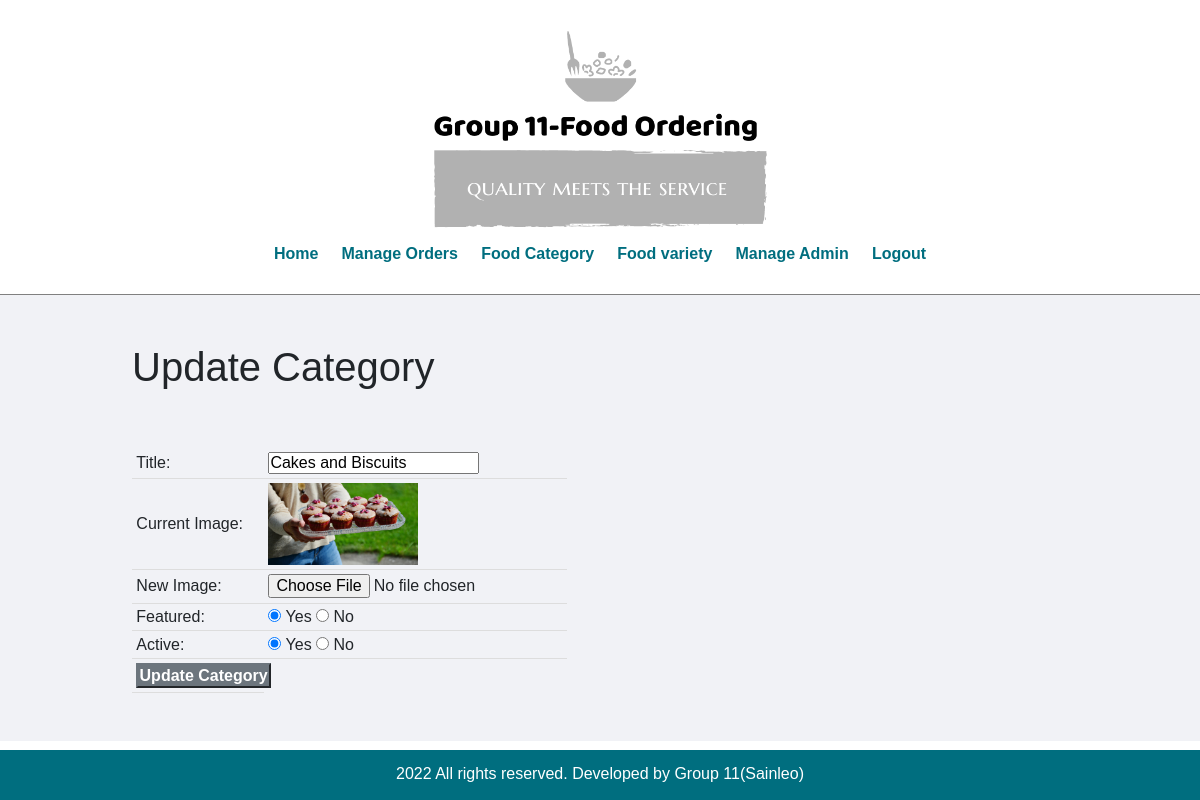
The page /admin/update-category.php?id=1 (signed in) on the database its author committed.
### tables this page shows
CREATE TABLE `food_categories` (
  `id` int UNSIGNED NOT NULL,
  `title` varchar(100) NOT NULL,
  `image_name` varchar(255) NOT NULL,
  `featured` varchar(10) NOT NULL,
  `active` varchar(10) NOT NULL
);

### admin/update-category.php (the view, shortened to what this page needs)
<?php include('includes/menu.php'); ?>
<div class="main-content">
    <div class="wrapper">
        <h1>Update Category</h1>
        <br><br>
        <?php
            if(isset($_GET['id']))
            {
                $id = $_GET['id'];
                $sql = "SELECT * FROM food_categories WHERE id=$id";
                $res = mysqli_query($conn, $sql);
                $count = mysqli_num_rows($res);
                if($count==1)
                {
                    $row = mysqli_fetch_assoc($res);
                    $title = $row['title'];
                    $current_image = $row['image_name'];
                    $featured = $row['featured'];
                    $active = $row['active'];
                }
                else
                {
                    $_SESSION['no-category-found'] = "<div class='error'>Category not Found.</div>";
                    header('location:'.BASEURL.'admin/manage-category.php');
                }
            }
            else
            {
                header('location:'.BASEURL.'admin/manage-category.php');
            }
        ?>
        <form action="" method="POST" enctype="multipart/form-data">
            <table class="tbl-30">
                <tr>
                    <td>Title: </td>
                    <td>
                        <input type="text" name="title" value="<?php echo $title; ?>">
                    </td>
                </tr>
                <tr>
                    <td>Current Image: </td>
                    <td>
                        <?php
                            if($current_image != "")
                            {
                                ?>
                                <img src="<?php echo BASEURL; ?>images/category/<?php echo $current_image; ?>" width="150px">
                                <?php
                            }
                            else
                            {
                                echo "<div class='error'>Image Not Added.</div>";
                            }
                        ?>
                    </td>
                </tr>
                <tr>
                    <td>New Image: </td>
                    <td>
                        <input type="file" name="image">
                    </td>
                </tr>
                <tr>
                    <td>Featured: </td>
                    <td>
                        <input <?php if($featured=="Yes"){echo "checked";} ?> type="radio" name="featured" value="Yes"> Yes
                        <input <?php if($featured=="No"){echo "checked";} ?> type="radio" name="featured" value="No"> No
                    </td>
                </tr>
                <tr>
                    <td>Active: </td>
                    <td>
                        <input <?php if($active=="Yes"){echo "checked";} ?> type="radio" name="active" value="Yes"> Yes
                        <input <?php if($active=="No"){echo "checked";} ?> type="radio" name="active" value="No"> No
                    </td>
                </tr>
                <tr>
                    <td>
                        <input type="submit" name="submit" value="Update Category" class="btn-secondary">
                    </td>
                </tr>
            </table>
        </form>
    </div>
</div>
<?php include('includes/footer.php'); ?>

### css/admin.css (style rules this page uses)
* { margin: 0; padding: 0; font-family: Arial, Helvetica, sans-serif; }
.wrapper { padding: 1%; width: 80%; margin: 0 auto; }
.tbl-30 { width: 30%; }
table { border-collapse: collapse; width: 100%; }
th, td { padding: 8px; text-align: left; border-bottom: 1px solid #ddd; }
table tr td { padding: 1%; }
.btn-secondary { background-color: #006E7F; padding: 1%; color: black; text-decoration: none; font-weight: bold; }
.main-content { background-color: #f1f2f6; padding: 3% 0; }

### rows shown on the page
food_categories: title "Cakes and Biscuits", image_name (picture), featured "☑", active "☑"
